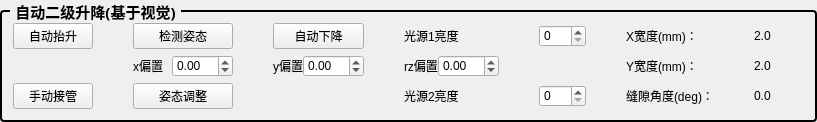
         <widget class="QGroupBox" name="groupBox_21">
          <property name="font">
           <font>
            <family>Microsoft YaHei</family>
            <pointsize>11</pointsize>
            <bold>true</bold>
           </font>
          </property>
          <property name="styleSheet">
           <string notr="true">QGroupBox {
    border: 2px solid #000000; /* 2px宽的黑色边框，可根据需要调整粗细和颜色 */
    border-radius: 4px; /* 可选：添加边框圆角 */
    margin-top: 10px; /* 为标题留出空间 */
}
QGroupBox::title {
    subcontrol-origin: margin;
    subcontrol-position: top left; /* 标题位置 */
    left: 10px; /* 标题左侧间距 */
    padding: 0 3px 0 3px; /* 标题文字周围留白 */
}</string>
          </property>
          <property name="title">
           <string>自动二级升降(基于视觉)</string>
          </property>
          <layout class="QGridLayout" name="gridLayout_48">
           <item row="0" column="0">
            <layout class="QGridLayout" name="gridLayout_13">
             <property name="horizontalSpacing">
              <number>40</number>
             </property>
             <item row="0" column="5">
              <widget class="QLabel" name="label_132">
               <property name="sizePolicy">
                <sizepolicy hsizetype="Maximum" vsizetype="Maximum">
                 <horstretch>0</horstretch>
                 <verstretch>0</verstretch>
                </sizepolicy>
               </property>
               <property name="maximumSize">
                <size>
                 <width>120</width>
                 <height>16777215</height>
                </size>
               </property>
               <property name="text">
                <string>X宽度(mm)：</string>
               </property>
              </widget>
             </item>
             <item row="2" column="6">
              <widget class="QLabel" name="lbl_GapWidth_y">
               <property name="sizePolicy">
                <sizepolicy hsizetype="Maximum" vsizetype="Preferred">
                 <horstretch>0</horstretch>
                 <verstretch>0</verstretch>
                </sizepolicy>
               </property>
               <property name="minimumSize">
                <size>
                 <width>50</width>
                 <height>0</height>
                </size>
               </property>
               <property name="maximumSize">
                <size>
                 <width>50</width>
                 <height>16777215</height>
                </size>
               </property>
               <property name="text">
                <string>2.0</string>
               </property>
               <property name="alignment">
                <set>Qt::AlignLeading|Qt::AlignLeft|Qt::AlignVCenter</set>
               </property>
              </widget>
             </item>
             <item row="0" column="2">
              <widget class="QPushButton" name="btn_auto_descent">
               <property name="enabled">
                <bool>true</bool>
               </property>
               <property name="text">
                <string>自动下降</string>
               </property>
              </widget>
             </item>
             <item row="6" column="4">
              <widget class="QSpinBox" name="light2_value">
               <property name="maximum">
                <number>255</number>
               </property>
              </widget>
             </item>
             <item row="0" column="1">
              <widget class="QPushButton" name="btn_CheckStatus">
               <property name="enabled">
                <bool>true</bool>
               </property>
               <property name="sizePolicy">
                <sizepolicy hsizetype="Minimum" vsizetype="Fixed">
                 <horstretch>0</horstretch>
                 <verstretch>0</verstretch>
                </sizepolicy>
               </property>
               <property name="minimumSize">
                <size>
                 <width>100</width>
                 <height>0</height>
                </size>
               </property>
               <property name="text">
                <string>检测姿态</string>
               </property>
              </widget>
             </item>
             <item row="0" column="6">
              <widget class="QLabel" name="lbl_GapWidth_x">
               <property name="sizePolicy">
                <sizepolicy hsizetype="Maximum" vsizetype="Preferred">
                 <horstretch>0</horstretch>
                 <verstretch>0</verstretch>
                </sizepolicy>
               </property>
               <property name="minimumSize">
                <size>
                 <width>50</width>
                 <height>0</height>
                </size>
               </property>
               <property name="maximumSize">
                <size>
                 <width>50</width>
                 <height>16777215</height>
                </size>
               </property>
               <property name="text">
                <string>2.0</string>
               </property>
              </widget>
             </item>
             <item row="2" column="1">
              <layout class="QHBoxLayout" name="horizontalLayout_19">
               <item>
                <widget class="QLabel" name="label_48">
                 <property name="text">
                  <string>x偏置</string>
                 </property>
                </widget>
               </item>
               <item>
                <widget class="QDoubleSpinBox" name="x_offset">
                 <property name="minimum">
                  <double>-99.000000000000000</double>
                 </property>
                 <property name="singleStep">
                  <double>0.100000000000000</double>
                 </property>
                </widget>
               </item>
              </layout>
             </item>
             <item row="0" column="4">
              <widget class="QSpinBox" name="light1_value">
               <property name="maximum">
                <number>255</number>
               </property>
              </widget>
             </item>
             <item row="6" column="0">
              <widget class="QPushButton" name="btn_stop_secondry">
               <property name="enabled">
                <bool>true</bool>
               </property>
               <property name="text">
                <string>手动接管</string>
               </property>
              </widget>
             </item>
             <item row="2" column="3">
              <layout class="QHBoxLayout" name="horizontalLayout_21">
               <item>
                <widget class="QLabel" name="label2222">
                 <property name="text">
                  <string>rz偏置</string>
                 </property>
                </widget>
               </item>
               <item>
                <widget class="QDoubleSpinBox" name="rz_offset">
                 <property name="minimum">
                  <double>-10.000000000000000</double>
                 </property>
                 <property name="maximum">
                  <double>10.000000000000000</double>
                 </property>
                 <property name="singleStep">
                  <double>0.100000000000000</double>
                 </property>
                </widget>
               </item>
              </layout>
             </item>
             <item row="6" column="5">
              <widget class="QLabel" name="label_129">
               <property name="sizePolicy">
                <sizepolicy hsizetype="Maximum" vsizetype="Maximum">
                 <horstretch>0</horstretch>
                 <verstretch>0</verstretch>
                </sizepolicy>
               </property>
               <property name="maximumSize">
                <size>
                 <width>120</width>
                 <height>16777215</height>
                </size>
               </property>
               <property name="text">
                <string>缝隙角度(deg)：</string>
               </property>
              </widget>
             </item>
             <item row="6" column="3">
              <widget class="QLabel" name="label_58">
               <property name="text">
                <string>光源2亮度</string>
               </property>
              </widget>
             </item>
             <item row="6" column="1">
              <widget class="QPushButton" name="btn_StatusModifyLatter">
               <property name="enabled">
                <bool>true</bool>
               </property>
               <property name="sizePolicy">
                <sizepolicy hsizetype="Preferred" vsizetype="Fixed">
                 <horstretch>0</horstretch>
                 <verstretch>0</verstretch>
                </sizepolicy>
               </property>
               <property name="text">
                <string>姿态调整</string>
               </property>
              </widget>
             </item>
             <item row="0" column="3">
              <widget class="QLabel" name="label_59">
               <property name="text">
                <string>光源1亮度</string>
               </property>
              </widget>
             </item>
             <item row="0" column="0">
              <widget class="QPushButton" name="btn_secondary_lift">
               <property name="enabled">
                <bool>true</bool>
               </property>
               <property name="text">
                <string>自动抬升</string>
               </property>
              </widget>
             </item>
             <item row="2" column="2">
              <layout class="QHBoxLayout" name="horizontalLayout_20">
               <item>
                <widget class="QLabel" name="label_51">
                 <property name="text">
                  <string>y偏置</string>
                 </property>
                </widget>
               </item>
               <item>
                <widget class="QDoubleSpinBox" name="y_offset">
                 <property name="minimum">
                  <double>-99.000000000000000</double>
                 </property>
                 <property name="singleStep">
                  <double>0.100000000000000</double>
                 </property>
                 <property name="value">
                  <double>0.000000000000000</double>
                 </property>
                </widget>
               </item>
              </layout>
             </item>
             <item row="2" column="0">
              <widget class="QLabel" name="distance1">
               <property name="text">
                <string/>
               </property>
              </widget>
             </item>
             <item row="6" column="6">
              <widget class="QLabel" name="lbl_GapAngle">
               <property name="sizePolicy">
                <sizepolicy hsizetype="Maximum" vsizetype="Preferred">
                 <horstretch>0</horstretch>
                 <verstretch>0</verstretch>
                </sizepolicy>
               </property>
               <property name="minimumSize">
                <size>
                 <width>50</width>
                 <height>0</height>
                </size>
               </property>
               <property name="maximumSize">
                <size>
                 <width>50</width>
                 <height>16777215</height>
                </size>
               </property>
               <property name="text">
                <string>0.0</string>
               </property>
              </widget>
             </item>
             <item row="2" column="5">
              <widget class="QLabel" name="label_133">
               <property name="sizePolicy">
                <sizepolicy hsizetype="Maximum" vsizetype="Maximum">
                 <horstretch>0</horstretch>
                 <verstretch>0</verstretch>
                </sizepolicy>
               </property>
               <property name="maximumSize">
                <size>
                 <width>120</width>
                 <height>16777215</height>
                </size>
               </property>
               <property name="text">
                <string>Y宽度(mm)：</string>
               </property>
              </widget>
             </item>
            </layout>
           </item>
          </layout>
         </widget>
